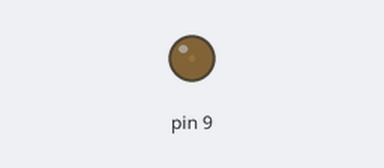
A sketch run on a simulated Arduino Uno, built with avr-gcc and run on an emulated ATmega328P. Shown: output pins drawn as LEDs (lit = HIGH).

Above: at 0.05 s.
At 1.15 s:
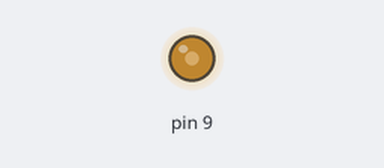
At 2.3 s:
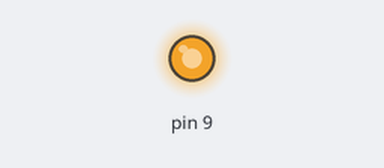
At 4.55 s:
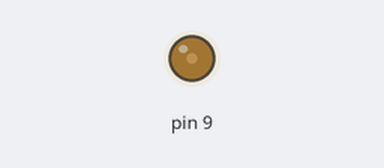
Timing chart, 0 to 6.6 s (numbered marks = the images above):
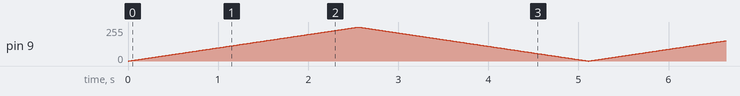

The sketch:

BlinkSlowlyFade.ino
```cpp
void setup() {
  pinMode(9, OUTPUT);

}

void loop() {
  for(int i=0; i<255; i++){
    analogWrite(9, i);
    delay(10);
  }
  for(int i=255; i>0; i--){
    analogWrite(9, i);
    delay(10);
  }

}
```
